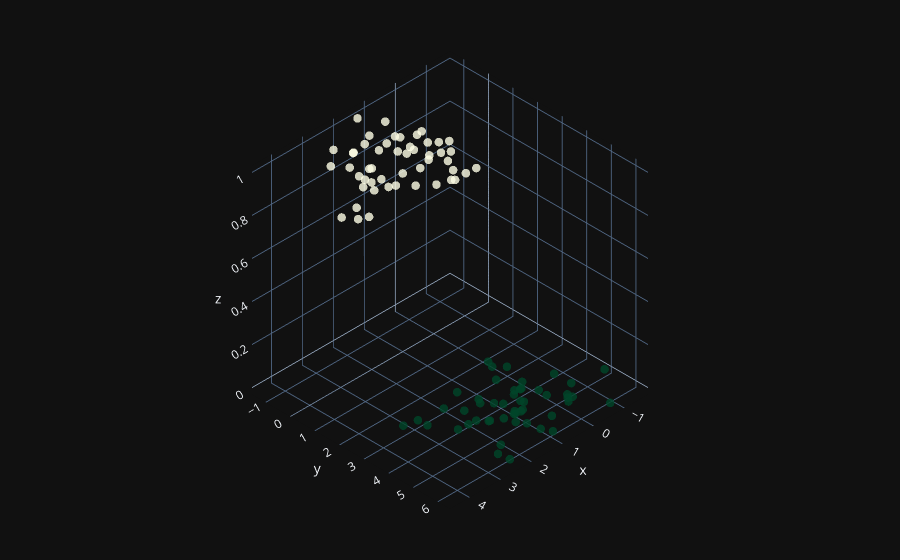

Here is the notebook cell this chart was saved with:
### Code cell
fig = go.Figure(data=[go.Scatter3d(
    x = X[:,0].flatten(),
    y = X[:,1].flatten(),
    z = y.flatten(),
    mode='markers',
    marker=dict(
        size=5,
        color=y.flatten(),
        colorscale='YlGn',
        opacity = 0.8,
        reversescale=True
    )
    
)])

fig.update_layout(template="plotly_dark", margin=dict(l=0, r=0, b=0, t=0))
fig.layout.scene.camera.projection.type = "orthographic"
fig.show()
